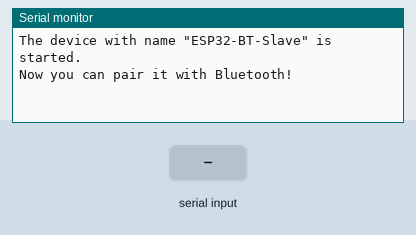
Recording of a sketch running on a simulated ESP32. On the bench: the last lines printed to the serial monitor. The test bench sets the inputs (shaded band). Nothing arrives over Bluetooth unless stated.

Above: at 1.2 s.
1.3 s: "frente" received over the second serial link
At 2.1 s:
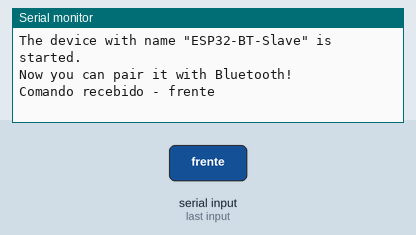
2.8 s: "tras" received over the second serial link
At 3.3 s:
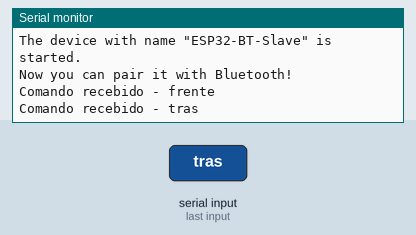
4.3 s: "1" received over the second serial link
At 5.8 s:
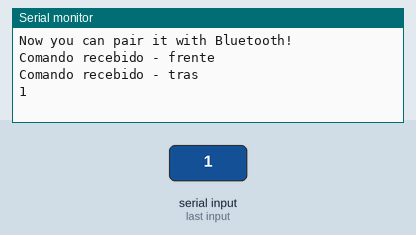

Measured:
- after the input at 1.3 s, the serial monitor: prints a new line at once (image 1)
- after the input at 2.8 s, the serial monitor: prints a new line at once (image 2)
- after the input at 4.3 s, the serial monitor: prints a new line at once (image 3)

The sketch:

controle_com_sensores.ino
```cpp
#include "BluetoothSerial.h"

//#define USE_PIN // Uncomment this to use PIN during pairing. The pin is specified on the line below
const char *pin = "1234"; // Change this to more secure PIN.

String device_name = "ESP32-BT-Slave";

#if !defined(CONFIG_BT_ENABLED) || !defined(CONFIG_BLUEDROID_ENABLED)
#error Bluetooth is not enabled! Please run `make menuconfig` to and enable it
#endif

#if !defined(CONFIG_BT_SPP_ENABLED)
#error Serial Bluetooth not available or not enabled. It is only available for the ESP32 chip.
#endif

BluetoothSerial SerialBT;


void setup() {
  Serial.begin(115200);
  SerialBT.begin(device_name); //Bluetooth device name
  Serial.printf("The device with name \"%s\" is started.\nNow you can pair it with Bluetooth!\n", device_name.c_str());
}

void acionarMotor(String direcao) {
  if (direcao.startsWith("frente")) {
      Serial.println("Comando recebido - frente");
  }
  else if (direcao.startsWith("tras")) {
        Serial.println("Comando recebido - tras");
        SerialBT.print("tras");
  }
  else {
      Serial.println(direcao);
  }
}

void loop() {

  String content = "";
  char character;

  while(SerialBT.available()) {
      character = SerialBT.read();
      content.concat(character);
  }

  if (content != "") {
    acionarMotor(content);
  }

  delay(100);
}
```
